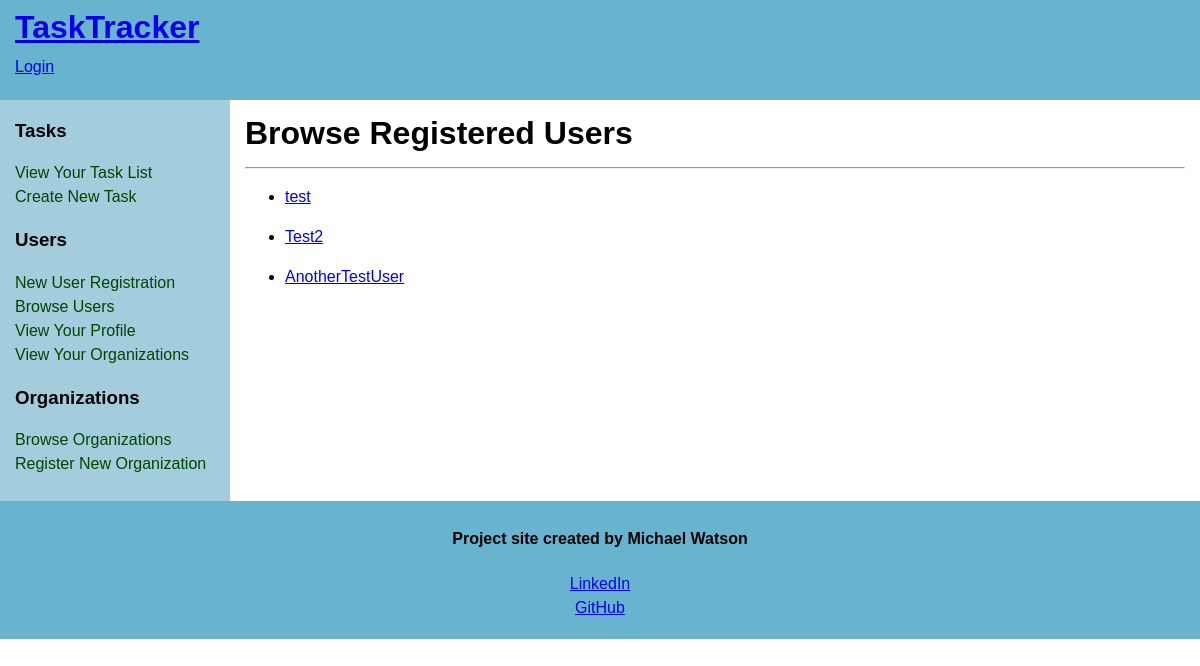
Page /users/browse on the earlier database version.
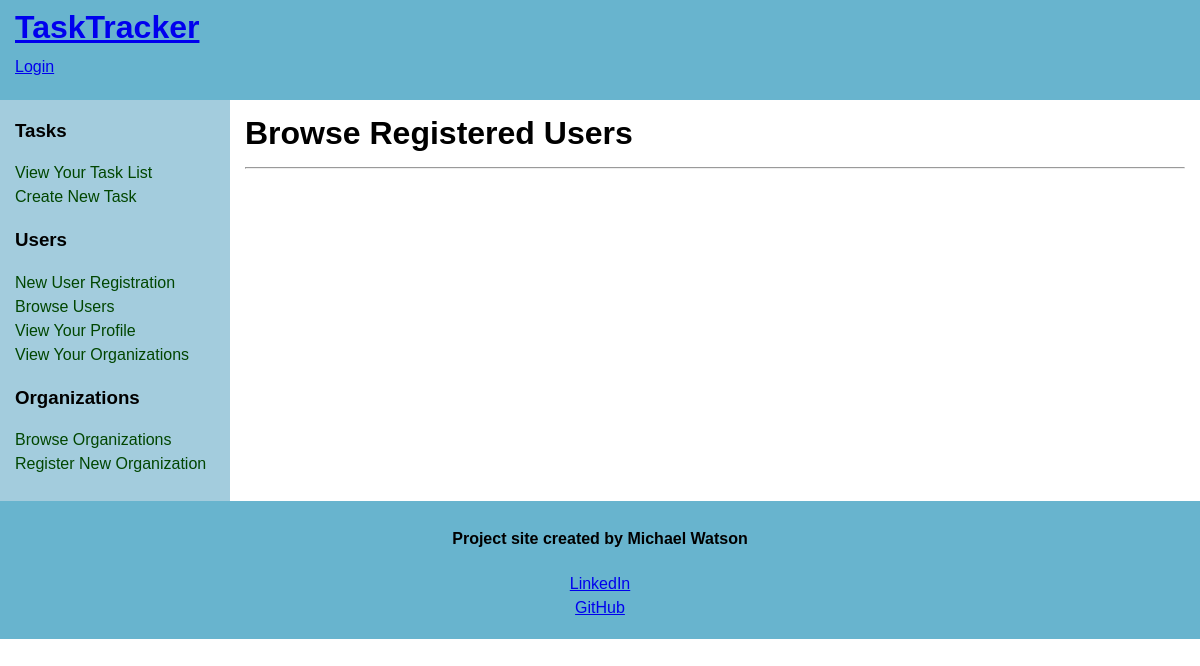
Same page on the later database version.
### models.py (models this page shows, shortened)
class User(db.Model, UserMixin):
    __tablename__ = 'users'
    id = db.Column(db.Integer(), primary_key=True)
    username = db.Column(db.String(45), index=True, unique=True, nullable=False)
    passwordHash = db.Column(db.String(128), nullable=False)
    nameFirst = db.Column(db.String(45), index=True, nullable=False)
    nameLast = db.Column(db.String(45), index=True, nullable=False)
    email = db.Column(db.String(45), index=True, unique=True, nullable=False)
    about = db.Column(db.Text(255), index=True)
    organizations = db.relationship('Organization', secondary='organization_user_junction', back_populates='users', lazy='dynamic', cascade='all') #set relationship to junction table foreign key
    tasks = db.relationship('Task', backref='user', lazy='dynamic')

### routes.py (the view)
@app.route('/users/browse')
def userBrowse():
    users = User.query.all()
    return render_template('userBrowse.html', title='Browse TaskTracker Users', users=users)

### templates/userBrowse.html
{% extends 'base.html' %}
{% block content %}
    <main>
        <div id="content">
            <div class="innertube">
                <h1>Browse Registered Users</h1><hr>
                    {% for user in users %}
                        <ul>
                            <li><a href="{{ url_for('userProfile', username=user.username) }}">{{ user.username }}</a></li>
                        </ul>
                    {% endfor %}
            </div>
        </div>
    </main>
{% endblock %}

### templates/base.html (shortened to what this page needs)
<!DOCTYPE html>
<html>
	<head>
	</head>
	<body>
		<header id="header">
			<div class="innertube">
				<h1><a href="{{ url_for('landingPage') }}">TaskTracker</a></h1>
					<p>
						{% if not current_user.is_authenticated %}
							<a href="{{ url_for('login') }}">Login</a>
						{% else %}
							<a href="{{ url_for('logout') }}">Logout</a>
						{% endif %}
					</p>
			</div>
		</header>
		<div id="wrapper">
        {% block content %}{% endblock %}
            <nav id="nav">
				<div class="innertube">
					<h3>Tasks</h3>
						<ul>
							<li><a href="{{ url_for('tasks', username=current_user.username) }}">View Your Task List</a></li>
							<li><a href="{{ url_for('taskCreation') }}">Create New Task</a></li>
						</ul>
					<h3>Users</h3>
						<ul>
							{% if not current_user.is_authenticated %}
								<li><a href="{{ url_for('userRegistration') }}">New User Registration</a></li>
							{% endif %}
							<li><a href="{{ url_for('userBrowse') }}">Browse Users</a></li>
							<li><a href="{{ url_for('userProfile', username=current_user.username) }}">View Your Profile</a></li>
							<li><a href="{{ url_for('userOrganizations', username=current_user.username) }}">View Your Organizations</a></li>
						</ul>
					<h3>Organizations</h3>
						<ul>
							<li><a href="{{ url_for('organizationBrowse') }}">Browse Organizations</a></li>
							<li><a href="{{ url_for('organizationRegistration') }}">Register New Organization</a></li>
						</ul>
				</div>
			</nav>
		</div>
		<footer id="footer">
			<div class="innertube">
				<h4>Project site created by Michael Watson</h4>
                    <a href="https://www.linkedin.com/in/mdwatson988/" target="_blank" rel="noopener noreferrer">LinkedIn</a><br>
                    <a href="https://github.com/mdwatson988" target="_blank" rel="noopener noreferrer">GitHub</a>
			</div>
		</footer>
	</body>
</html>

### templates/base.html (style rules this page uses)
body { margin:0; padding:0; font-family: Sans-Serif; line-height: 1.5em; }
#header { background: rgb(104, 180, 206); height: 100px; }
#header h1 { margin: 0; padding-top: 15px; }
main { padding-bottom: 10010px; margin-bottom: -10000px; float: left; width: 100%; }
#nav { padding-bottom: 10010px; margin-bottom: -10000px; float: left; width: 230px; margin-left: -100%; background: rgb(163, 204, 221); }
#footer { clear: left; width: 100%; background: rgb(104, 180, 206); text-align: center; padding: 4px 0; }
#wrapper { overflow: hidden; }
#content { margin-left: 230px; }
.innertube { margin: 15px; margin-top: 0; }
p { color: #555; }
nav ul { list-style-type: none; margin: 0; padding: 0; }
nav ul a { color: rgb(1, 70, 1); text-decoration: none; }

Differences in the rows shown:
removed User: username "test"
removed User: username "Test2"
removed User: username "AnotherTestUser"
